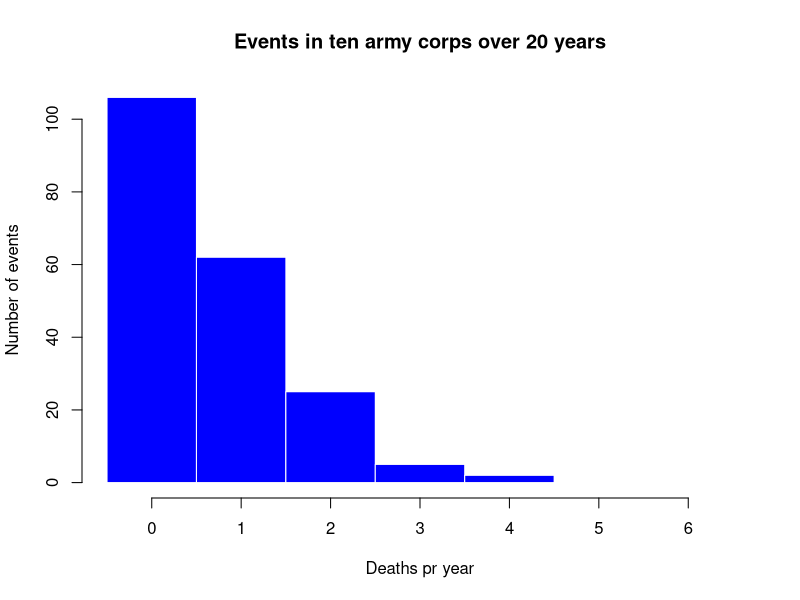

This figure's R source:
# classical demo of poisson distribution
# the number of Prussian soldiers accidentally killed by horse-kick

x <- rpois(200, lambda=0.61)
hist(x, 
     breaks = 0:7-0.5,
     col = 'blue',                     # Color of bars
     border = 'white',                  # color of borders around bars
     main='Events in ten army corps over 20 years',
     ylab='Number of events',
     xlab ='Deaths pr year')     
